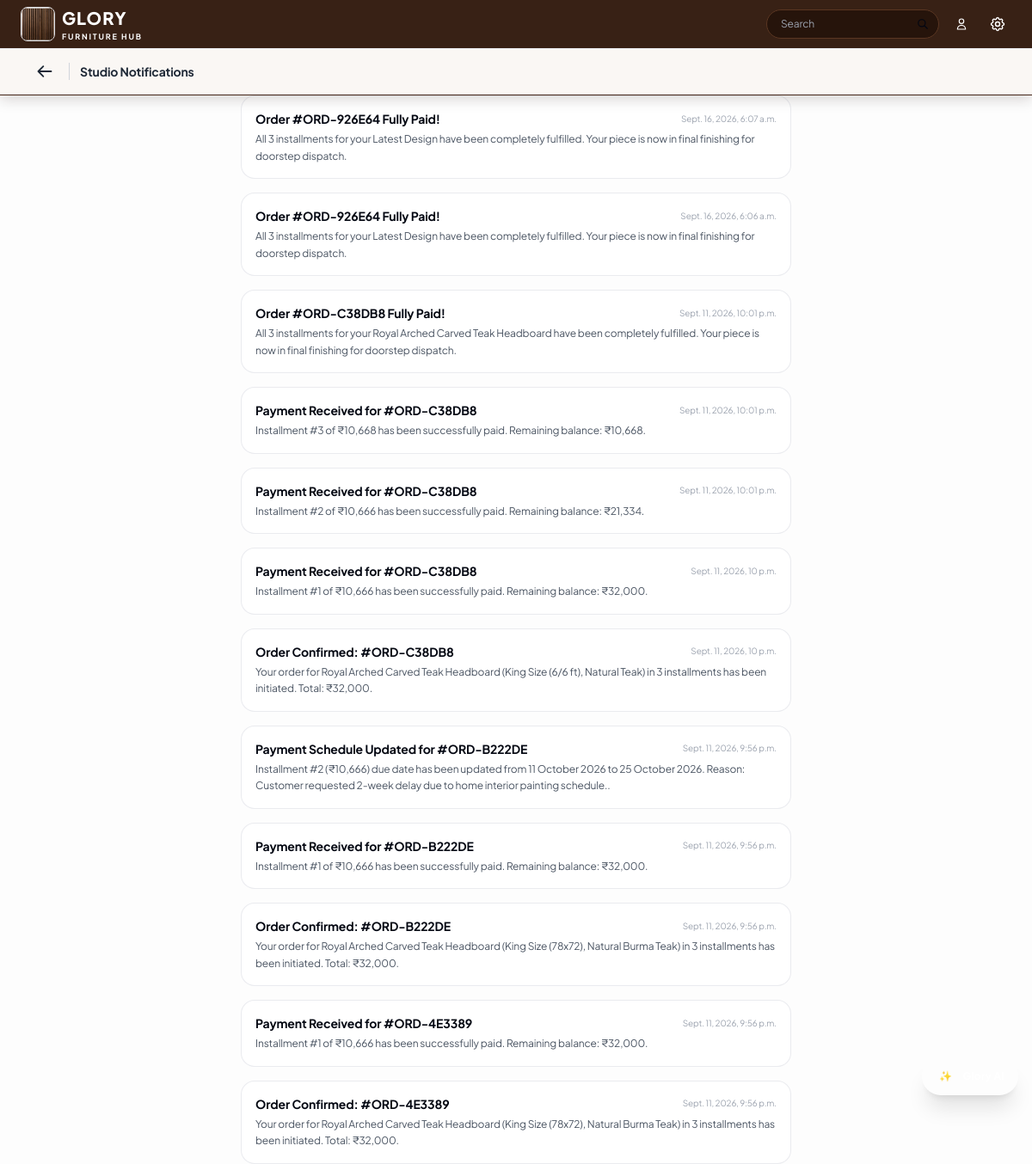
Screenshot of /notifications/ (signed in) with the database file from the repository.
### apps/accounts/models.py (models this page shows, shortened)
class Notification(models.Model):
    title = models.CharField(max_length=200)
    description = models.TextField()
    type = models.CharField(max_length=50, default='general')
    read = models.BooleanField(default=False)
    created_at = models.DateTimeField(auto_now_add=True)
    class Meta:
        ordering = ['-created_at']

### apps/accounts/views.py (the view)
# urls.py: path('notifications/', views.notifications_view, name='notifications'),
def notifications_view(request):
    notifications = Notification.objects.all().order_by('-created_at')
    return render(request, 'accounts/notifications.html', {'notifications': notifications})

### apps/core/models.py (called while the page is built)
    @classmethod
    def get_settings(cls):
        settings, _ = cls.objects.get_or_create(id=1)
        return settings

### templates/accounts/notifications.html (shortened to what this page needs)
{% extends 'base.html' %}
{% load static %}
{% block back_bar %}
<div class="w-full bg-[#FAF7F4] border-t border-b border-gray-200/80 px-4 sm:px-6 lg:px-10 py-2.5 flex items-center justify-between shadow-2xs relative z-20">
  <div class="flex items-center gap-3 flex-shrink-0">
    <button onclick="window.history.length > 1 ? window.history.back() : window.location.href='{% url 'profile' %}';" class="p-1.5 -ml-1 rounded-full hover:bg-gray-200 text-gray-800 hover:text-gray-950 transition-colors active-tap flex items-center justify-center flex-shrink-0" aria-label="Go back">
      <svg class="w-5 h-5 stroke-[2.2]" fill="none" stroke="currentColor" viewBox="0 0 24 24"><path stroke-linecap="round" stroke-linejoin="round" stroke-width="2.2" d="M10 19l-7-7m0 0l7-7m-7 7h18"/></svg>
    </button>
    <span class="text-xs sm:text-sm font-bold text-gray-800 border-l border-gray-300 pl-3 leading-none">
      Studio Notifications
    </span>
  </div>
</div>
{% endblock %}
{% block content %}
<div class="w-full max-w-2xl mx-auto px-4 py-8 space-y-4">
  {% for n in notifications %}
  <div class="p-4 bg-white rounded-2xl border border-gray-200/80 shadow-2xs space-y-1">
    <div class="flex items-center justify-between">
      <h3 class="font-bold text-xs sm:text-sm text-gray-950">{{ n.title }}</h3>
      <span class="text-[10px] text-gray-400">{{ n.created_at }}</span>
    </div>
    <p class="text-xs text-gray-600 leading-relaxed">{{ n.description }}</p>
  </div>
  {% endfor %}
</div>
{% endblock %}

### templates/base.html (style rules this page uses)
body { font-family: 'Plus Jakarta Sans', system-ui, -apple-system, BlinkMacSystemFont, sans-serif; background-color: #FDFDFD; color: #1E1E1E; -webkit-font-smoothing: antialiased; -moz-osx-font-smoothing: grayscale; letter-spacing: -0.01em; }

### rows the page displays
Notification: title "Order #ORD-926E64 Fully Paid!", created_at "Sept. 16, 2026, 6:07 a.m.", description "All 3 installments for your Latest Design have been completely fulfilled. Your piece is now in final finishing for doorstep dispatch."
Notification: title "Order #ORD-926E64 Fully Paid!", created_at "Sept. 16, 2026, 6:06 a.m.", description "All 3 installments for your Latest Design have been completely fulfilled. Your piece is now in final finishing for doorstep dispatch."
Notification: title "Order #ORD-C38DB8 Fully Paid!", created_at "Sept. 11, 2026, 10:01 p.m.", description "All 3 installments for your Royal Arched Carved Teak Headboard have been completely fulfilled. Your piece is now in final finishing for doorstep dispatch."
Notification: title "Payment Received for #ORD-C38DB8", created_at "Sept. 11, 2026, 10:01 p.m.", description "Installment #3 of ₹10,668 has been successfully paid. Remaining balance: ₹10,668."
Notification: title "Payment Received for #ORD-C38DB8", created_at "Sept. 11, 2026, 10:01 p.m.", description "Installment #2 of ₹10,666 has been successfully paid. Remaining balance: ₹21,334."
Notification: title "Payment Received for #ORD-C38DB8", created_at "Sept. 11, 2026, 10 p.m.", description "Installment #1 of ₹10,666 has been successfully paid. Remaining balance: ₹32,000."
Notification: title "Order Confirmed: #ORD-C38DB8", created_at "Sept. 11, 2026, 10 p.m.", description "Your order for Royal Arched Carved Teak Headboard (King Size (6/6 ft), Natural Teak) in 3 installments has been initiated. Total: ₹32,000."
Notification: title "Payment Schedule Updated for #ORD-B222DE", created_at "Sept. 11, 2026, 9:56 p.m.", description "Installment #2 (₹10,666) due date has been updated from 11 October 2026 to 25 October 2026. Reason: Customer requested 2-week delay due to home interior painting schedule.."
Notification: title "Payment Received for #ORD-B222DE", created_at "Sept. 11, 2026, 9:56 p.m.", description "Installment #1 of ₹10,666 has been successfully paid. Remaining balance: ₹32,000."
Notification: title "Order Confirmed: #ORD-B222DE", created_at "Sept. 11, 2026, 9:56 p.m.", description "Your order for Royal Arched Carved Teak Headboard (King Size (78x72), Natural Burma Teak) in 3 installments has been initiated. Total: ₹32,000."
Notification: title "Payment Received for #ORD-4E3389", created_at "Sept. 11, 2026, 9:56 p.m.", description "Installment #1 of ₹10,666 has been successfully paid. Remaining balance: ₹32,000."
Notification: title "Order Confirmed: #ORD-4E3389", created_at "Sept. 11, 2026, 9:56 p.m.", description "Your order for Royal Arched Carved Teak Headboard (King Size (78x72), Natural Burma Teak) in 3 installments has been initiated. Total: ₹32,000."
